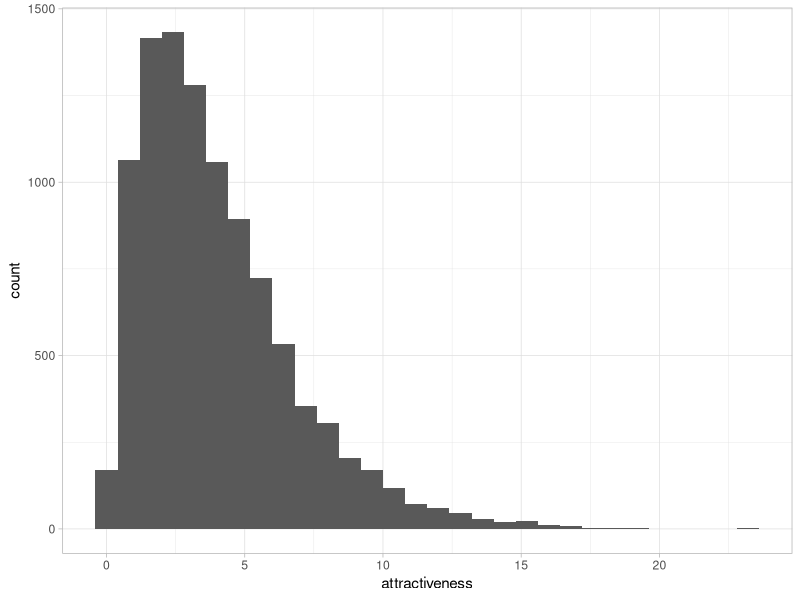
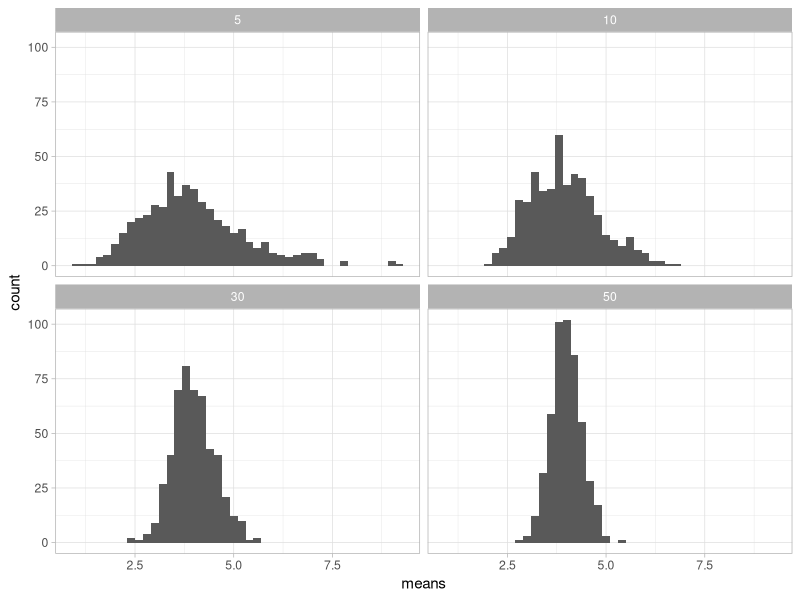

The R script that drew these images, in order:
## ---- chunk 1
knitr::opts_chunk$set(fig.align = "center", dpi = 350)
ggplot2::theme_set(ggplot2::theme_light())
## ---- chunk 2
library(tidyverse)
## ---- chunk 3
# Generate 10000 data points of a not normal distribution
set.seed(20200425)
population <- tibble(
  attractiveness = rchisq(n = 1e4, df = 4)
  )

population %>% 
  ggplot(aes(x = attractiveness)) +
  geom_histogram()
## ---- chunk 4
# Helper Function that pulls a sample of size n, computes the mean of that
# sample and returns it
pull_sample_mean <- function(n) {
  sample <-  population %>%
    sample_n(size = n) %>%
    summarise(mean = mean(attractiveness)) %>%
    pull("mean")
}

# Pull 500 samples with varying sample sizes
set.seed(20200425)
clt_data <- crossing(id = 1:500, n = c(5, 10, 30, 50)) %>% 
  mutate(means = map_dbl(n, pull_sample_mean))

# Plot a histogram of the data
clt_data %>% 
  ggplot(aes(x = means)) +
  geom_histogram(binwidth = 0.2) +
  facet_wrap(~ n)
## ---- chunk 5
remove(list = ls())
